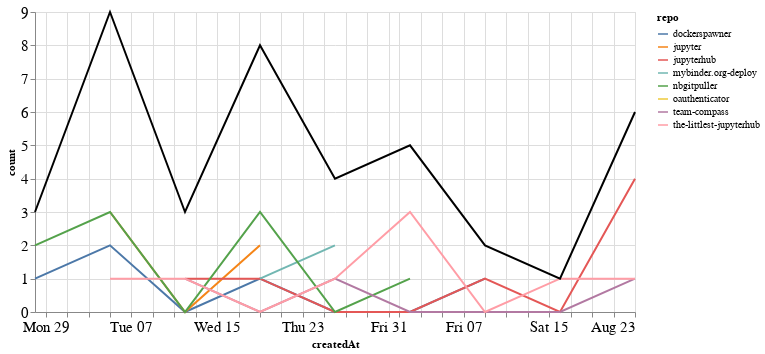

Notebook cell for this chart:
### Markdown cell above
## Comments

### Code cell
comments_time = comments.groupby('repo').resample('W', on='createdAt').count()['author'].reset_index()
comments_time = comments_time.rename(columns={'author': 'count'})
comments_time_total = comments_time.groupby('createdAt').agg({"count": "sum"}).reset_index()
ch1 = alt.Chart(comments_time, width=600).mark_line().encode(
    x='createdAt',
    y='count',
    color='repo',
    tooltip="repo"
)

ch2 = alt.Chart(comments_time_total, width=600).mark_line(color="black").encode(
    x='createdAt',
    y='count',
)

ch1 + ch2

### Figure 1 — Vega-Lite specification as saved in the notebook (floating-point values rounded to 4 significant figures)
{"config": {"axisLeft": {"labelFontSize": 15}, "axisBottom": {"labelFontSize": 15}}, "layer": [{"data": {"name": "data-5a98d02ef5a3adcfb9a238d552fd09af"}, "mark": "line", "encoding": {"color": {"type": "nominal", "field": "repo"}, "tooltip": {"type": "nominal", "field": "repo"}, "x": {"type": "temporal", "field": "createdAt"}, "y": {"type": "quantitative", "field": "count"}}, "width": 600}, {"data": {"name": "data-337243ca30243ce46765d271dba95942"}, "mark": {"type": "line", "color": "black"}, "encoding": {"x": {"type": "temporal", "field": "createdAt"}, "y": {"type": "quantitative", "field": "count"}}, "width": 600}], "$schema": "https://vega.github.io/schema/vega-lite/v4.8.1.json", "datasets": {"data-5a98d02ef5a3adcfb9a238d552fd09af": [{"repo": "dockerspawner", "createdAt": "2020-06-28T00:00:00", "count": 1}, {"repo": "dockerspawner", "createdAt": "2020-07-05T00:00:00", "count": 2}, {"repo": "dockerspawner", "createdAt": "2020-07-12T00:00:00", "count": 0}, {"repo": "dockerspawner", "createdAt": "2020-07-19T00:00:00", "count": 1}, {"repo": "dockerspawner", "createdAt": "2020-07-26T00:00:00", "count": 0}, {"repo": "dockerspawner", "createdAt": "2020-08-02T00:00:00", "count": 0}, {"repo": "dockerspawner", "createdAt": "2020-08-09T00:00:00", "count": 1}, {"repo": "jupyter", "createdAt": "2020-07-05T00:00:00", "count": 3}, {"repo": "jupyter", "createdAt": "2020-07-12T00:00:00", "count": 0}, {"repo": "jupyter", "createdAt": "2020-07-19T00:00:00", "count": 2}, {"repo": "jupyterhub", "createdAt": "2020-07-12T00:00:00", "count": 1}, {"repo": "jupyterhub", "createdAt": "2020-07-19T00:00:00", "count": 1}, {"repo": "jupyterhub", "createdAt": "2020-07-26T00:00:00", "count": 0}, {"repo": "jupyterhub", "createdAt": "2020-08-02T00:00:00", "count": 0}, {"repo": "jupyterhub", "createdAt": "2020-08-09T00:00:00", "count": 1}, {"repo": "jupyterhub", "createdAt": "2020-08-16T00:00:00", "count": 0}, {"repo": "jupyterhub", "createdAt": "2020-08-23T00:00:00", "count": 4}, {"repo": "mybinder.org-deploy", "createdAt": "2020-07-19T00:00:00", "count": 1}, {"repo": "mybinder.org-deploy", "createdAt": "2020-07-26T00:00:00", "count": 2}, {"repo": "nbgitpuller", "createdAt": "2020-06-28T00:00:00", "count": 2}, {"repo": "nbgitpuller", "createdAt": "2020-07-05T00:00:00", "count": 3}, {"repo": "nbgitpuller", "createdAt": "2020-07-12T00:00:00", "count": 0}, {"repo": "nbgitpuller", "createdAt": "2020-07-19T00:00:00", "count": 3}, {"repo": "nbgitpuller", "createdAt": "2020-07-26T00:00:00", "count": 0}, {"repo": "nbgitpuller", "createdAt": "2020-08-02T00:00:00", "count": 1}, {"repo": "oauthenticator", "createdAt": "2020-08-02T00:00:00", "count": 1}, {"repo": "team-compass", "createdAt": "2020-07-12T00:00:00", "count": 1}, {"repo": "team-compass", "createdAt": "2020-07-19T00:00:00", "count": 0}, {"repo": "team-compass", "createdAt": "2020-07-26T00:00:00", "count": 1}, {"repo": "team-compass", "createdAt": "2020-08-02T00:00:00", "count": 0}, {"repo": "team-compass", "createdAt": "2020-08-09T00:00:00", "count": 0}, {"repo": "team-compass", "createdAt": "2020-08-16T00:00:00", "count": 0}, {"repo": "team-compass", "createdAt": "2020-08-23T00:00:00", "count": 1}, {"repo": "the-littlest-jupyterhub", "createdAt": "2020-07-05T00:00:00", "count": 1}, {"repo": "the-littlest-jupyterhub", "createdAt": "2020-07-12T00:00:00", "count": 1}, {"repo": "the-littlest-jupyterhub", "createdAt": "2020-07-19T00:00:00", "count": 0}, {"repo": "the-littlest-jupyterhub", "createdAt": "2020-07-26T00:00:00", "count": 1}, {"repo": "the-littlest-jupyterhub", "createdAt": "2020-08-02T00:00:00", "count": 3}, {"repo": "the-littlest-jupyterhub", "createdAt": "2020-08-09T00:00:00", "count": 0}, {"repo": "the-littlest-jupyterhub", "createdAt": "2020-08-16T00:00:00", "count": 1}, {"repo": "the-littlest-jupyterhub", "createdAt": "2020-08-23T00:00:00", "count": 1}], "data-337243ca30243ce46765d271dba95942": [{"createdAt": "2020-06-28T00:00:00", "count": 3}, {"createdAt": "2020-07-05T00:00:00", "count": 9}, {"createdAt": "2020-07-12T00:00:00", "count": 3}, {"createdAt": "2020-07-19T00:00:00", "count": 8}, {"createdAt": "2020-07-26T00:00:00", "count": 4}, {"createdAt": "2020-08-02T00:00:00", "count": 5}, {"createdAt": "2020-08-09T00:00:00", "count": 2}, {"createdAt": "2020-08-16T00:00:00", "count": 1}, {"createdAt": "2020-08-23T00:00:00", "count": 6}]}}
